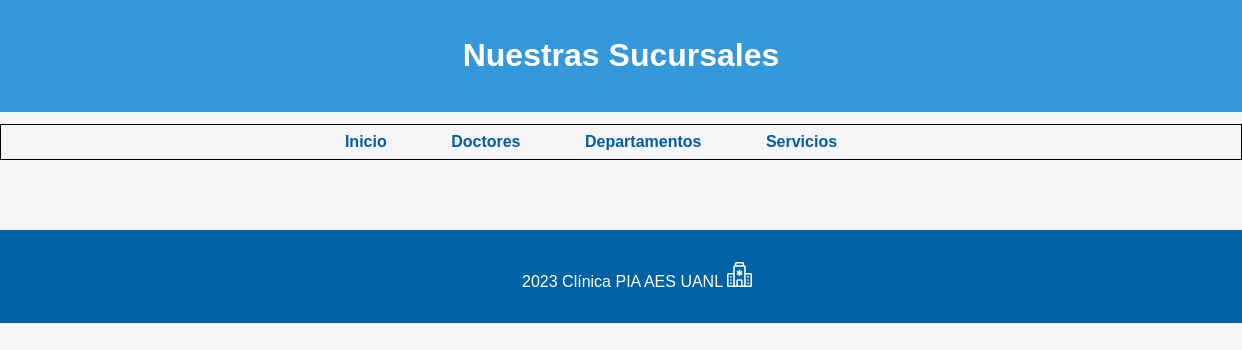
/sucursales/, run on an earlier commit of the app's database.
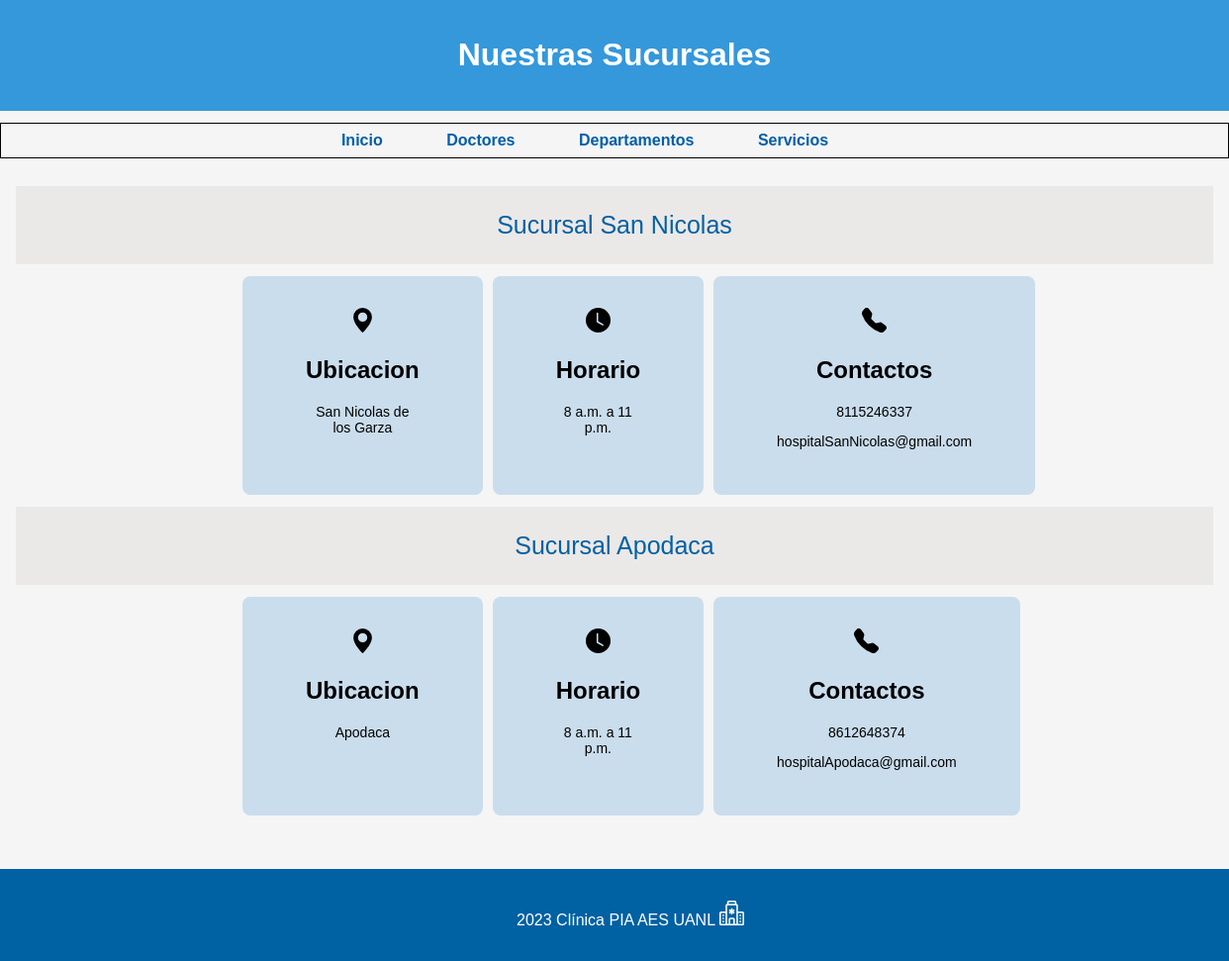
And on a later commit of the database.
### website/models.py (models this page shows)
class Sucursales(models.Model):
    NombreSucursal = models.CharField(max_length=70) #caracter
    Direccion = models.CharField(max_length=80)
    HorarioAbierto = models.TimeField()
    HorarioCerrado = models.TimeField()
    Telefono = models.IntegerField()
    Correo = models.CharField(max_length=70)

### website/views.py (the view)
# urls.py: path('sucursales/', views.sucursales, name="sucursales"),
def sucursales(request):
    data = Sucursales.objects.all()
    info = {
        "Sucursales" : data
    }
    return render(request,"sucursales.html",  context=info)

### hospital/templates/sucursales.html (shortened to what this page needs)
{% load static %}
<!DOCTYPE html>
<html lang="en">
<head>
    <link rel="stylesheet" href="{% static 'estilos/EstilosSucursal.css' %}">
</head>
<body>
    <header>
        <h1>Nuestras Sucursales</h1>
    </header>
    <nav>
        <ul>
            <li><a href="{% url 'index' %}">Inicio</a></li>
            <li><a href="{% url 'doctores' %}">Doctores</a></li>
            <li><a href="{% url 'departamentos' %}">Departamentos</a></li>
            <li><a href="{% url 'servicios' %}">Servicios</a></li>
        </ul>
    </nav>
    <article>
        {% for Sucursales in Sucursales %}
        <section id="nombre">
            <p>{{Sucursales.NombreSucursal}}</p>
        </section>
        <section id ="contenedor">
            <section id="mp1">
                <svg xmlns="http://www.w3.org/2000/svg" width="25" height="25" fill="currentColor" class="bi bi-geo-alt-fill" viewBox="0 0 16 16">
                    <path d="M8 16s6-5.686 6-10A6 6 0 0 0 2 6c0 4.314 6 10 6 10zm0-7a3 3 0 1 1 0-6 3 3 0 0 1 0 6z"/>
                </svg>
                <h2>Ubicacion</h2>
                <p>{{Sucursales.Direccion}}</p>
            </section>
            <section id="mp1">
                <svg xmlns="http://www.w3.org/2000/svg" width="25" height="25" fill="currentColor" class="bi bi-clock-fill" viewBox="0 0 16 16">
                    <path d="M16 8A8 8 0 1 1 0 8a8 8 0 0 1 16 0zM8 3.5a.5.5 0 0 0-1 0V9a.5.5 0 0 0 .252.434l3.5 2a.5.5 0 0 0 .496-.868L8 8.71V3.5z"/>
                </svg>
                <h2>Horario</h2>
                <p>{{Sucursales.HorarioAbierto}} a {{Sucursales.HorarioCerrado}}</p>
            </section>
            <section id="mp1">
                <h2>Contactos</h2>
                <p>{{Sucursales.Telefono}}</p>
                <p>{{Sucursales.Correo}}</p>
            </section>
        </section>
        {% endfor %}
    </article>
    <footer>
        <p> 2023 Clínica PIA AES UANL  <svg xmlns="http://www.w3.org/2000/svg" width="25" height="25" fill="currentColor" class="bi bi-hospital" viewBox="0 0 16 16">
            </p>
    </footer>
</body>
</html>

What changed in the data, as far as the page shows it:
added Sucursales: NombreSucursal "Sucursal San Nicolas", Direccion "San Nicolas de los Garza", HorarioAbierto "8 a.m.", HorarioCerrado "11 p.m.", Telefono "8115246337", Correo "hospitalSanNicolas@gmail.com"
added Sucursales: NombreSucursal "Sucursal Apodaca", Direccion "Apodaca", HorarioAbierto "8 a.m.", HorarioCerrado "11 p.m.", Telefono "8612648374", Correo "hospitalApodaca@gmail.com"
